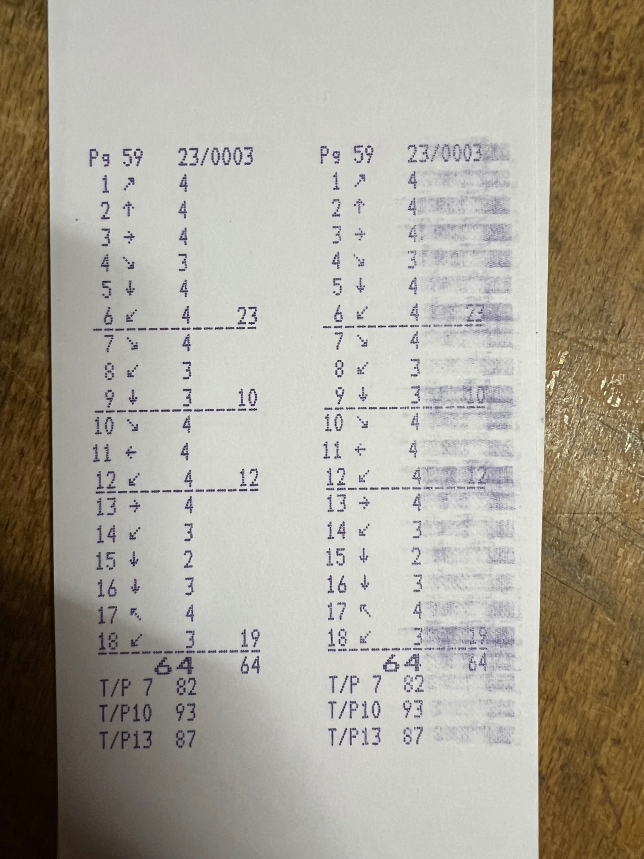
#> input picture tools/scan-samples/s03.jpg, 1932 x 2576 px, given as the content of the folder ../scan-samples/s03.jpg, which was not available (shown at 1/3 size)
$ python variants.py ../scan-samples/s03.jpg ../scan-samples/s04.jpg ../scan-samples/s04.jpg
#> lines starting #> are read from the running program, lines starting #| are printed output that depends on the picture
"""Makes preprocessed copies of the sample photos (tools/scan-samples) so the scan lab can compare
which preparation the text recognition reads best.   python3 variants.py <in_dir> <out_dir>"""
import sys, os, glob
import numpy as np
from PIL import Image, ImageFilter, ImageOps

def otsu(a):
    h, _ = np.histogram(a, bins=256, range=(0, 256)); p = h / h.sum(); w = np.cumsum(p); m = np.cumsum(p * np.arange(256))
    s = (m[-1] * w - m) ** 2 / (w * (1 - w) + 1e-9); return int(np.argmax(s))

def flat(im):
    """grey, uneven lighting removed (divide by a heavily blurred copy)"""
    g = ImageOps.grayscale(im)
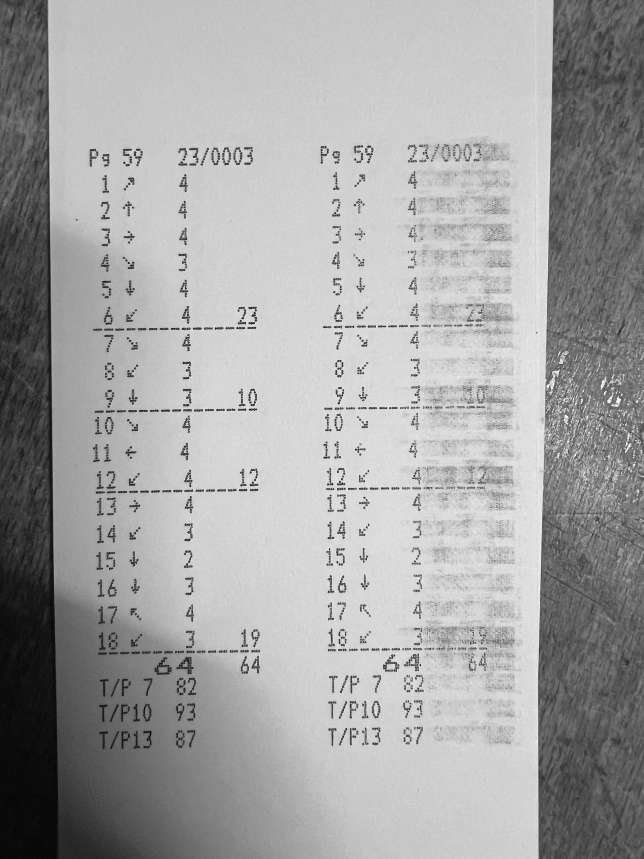
#> g: PIL image 1932x2576 L (shown at 1/3 size); min 0, max 255, mean 163.6
#> im is the input picture: PIL image 1932x2576 RGB; mean R, G, B 168.7, 163.3, 151.5
    a = np.asarray(g).astype(float); bg = np.asarray(g.filter(ImageFilter.GaussianBlur(40))).astype(float) + 1
#> after `bg = np.asarray(g.filter(ImageFilter.GaussianBlur(40))).astype(float) `:
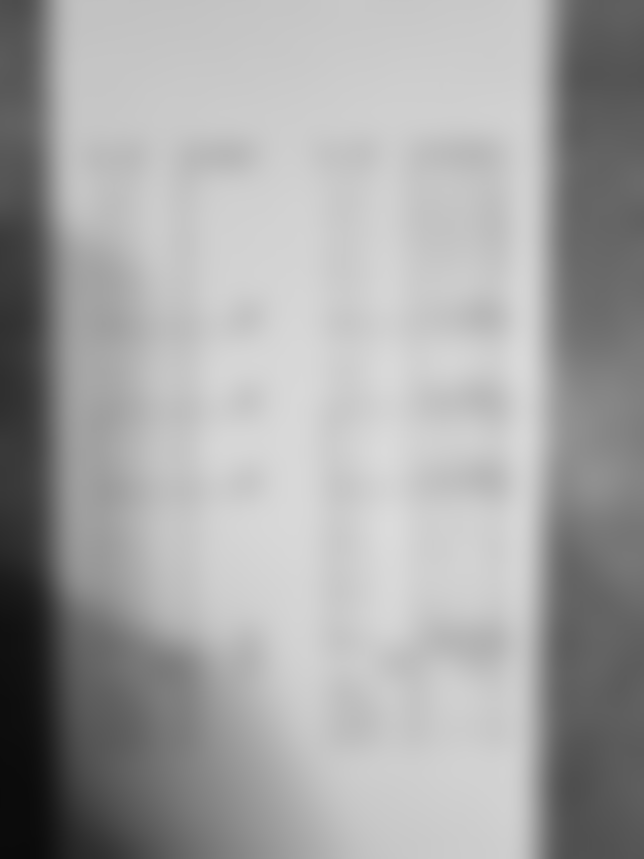
#> bg: shape (2576, 1932) float64 (shown at 1/3 size); min 10, max 219, mean 164.5
    return Image.fromarray(np.clip(a / bg * 235, 0, 255).astype("uint8"))
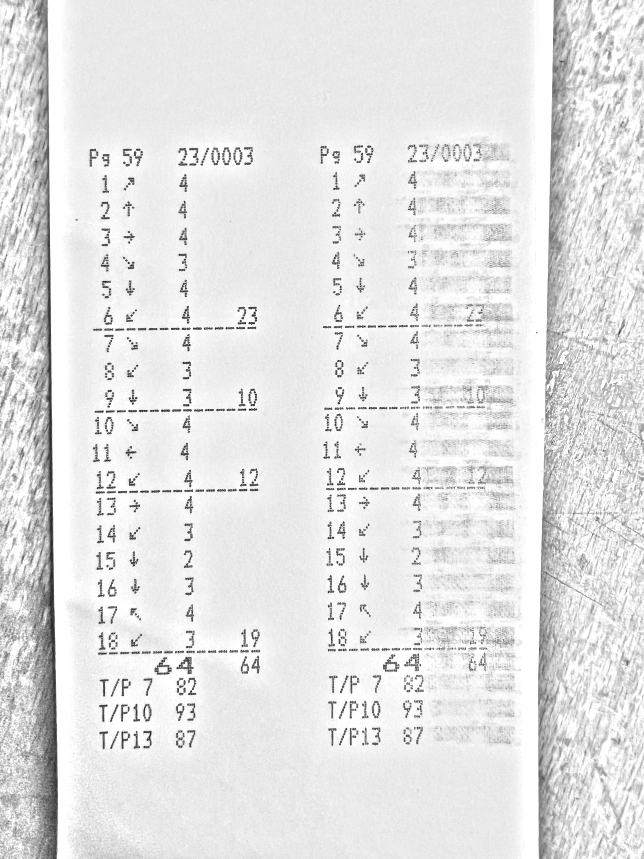
#> returned value: PIL image 1932x2576 L (shown at 1/3 size); min 0, max 255, mean 228.4

def variants(im):
    f = flat(im); out = {"v0": im}
    out["v1"] = ImageOps.autocontrast(f, cutoff=1)
    out["v2"] = ImageOps.autocontrast(f.filter(ImageFilter.MinFilter(5)), cutoff=1)
    out["v3"] = ImageOps.autocontrast(f.filter(ImageFilter.GaussianBlur(3)), cutoff=1)
    d = f.filter(ImageFilter.MinFilter(3)).filter(ImageFilter.GaussianBlur(1.5)); a = np.asarray(d)
#> after `d = f.filter(ImageFilter.MinFilter(3)).filter(ImageFilter.GaussianBlur`:
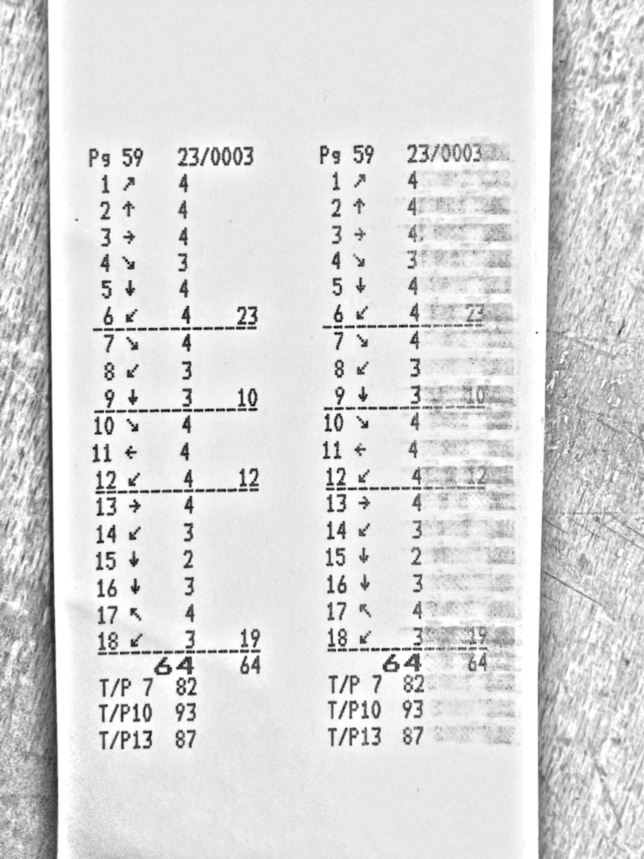
#> d: PIL image 1932x2576 L (shown at 1/3 size); min 9, max 255, mean 219.1
    out["v4"] = Image.fromarray(((a > otsu(a)) * 255).astype("uint8"))
#> in otsu, `h, _ = np.histogram(a, bins=256, range=(0, 256))`: h = 256 values, max 300167 at index 231, min 0 at index 0, mean 19440.8
#> in otsu, `p = h / h.sum()`: p = 256 values, max 0.0603 at index 231, min 0 at index 0, mean 0.00391
#> in otsu, `w = np.cumsum(p)`: w = 256 values from 0 to 1
#> in otsu, `m = np.cumsum(p * np.arange(256))`: m = 256 values from 0 to 219.1
#> in otsu, `s = (m[-1] * w - m) ** 2 / (w * (1 - w) + 1e-09)`: s = 256 values, max 1028.6 at index 184, min 0 at index 0, mean 554.8
    out["v5"] = ImageOps.autocontrast(f.resize((f.width // 2, f.height // 2), Image.LANCZOS), cutoff=1)
    out["v6"] = ImageOps.autocontrast(f.filter(ImageFilter.MinFilter(5)).filter(ImageFilter.GaussianBlur(2)), cutoff=1)
    out["v7"] = ImageOps.autocontrast(f.resize((int(f.width * .35), int(f.height * .35)), Image.LANCZOS), cutoff=1)
    return out

def row_crops(p):
    """the photo cut into its printed rows (deskewed), one image per row"""
    sys.path.insert(0, os.path.dirname(__file__))
    from rows import analyse
    im, f, k, a, mr, rs = analyse(p)
    rot = im.rotate(-a, resample=Image.BICUBIC, fillcolor=(255, 255, 255))
    out = []
    for (y0, y1) in rs:
        pad = int((y1 - y0) * 0.35)
        out.append(rot.crop((0, max(0, int((y0 - pad) / k)), rot.width, min(rot.height, int((y1 + pad) / k)))))
    return out

src, dst = sys.argv[1], sys.argv[2]
mode = sys.argv[3] if len(sys.argv) > 3 else "variants"
os.makedirs(dst, exist_ok=True)
for p in sorted(glob.glob(os.path.join(src, "*.jpg"))):
    n = os.path.splitext(os.path.basename(p))[0]
    if mode == "rows":
        Image.open(p).convert("RGB").save(os.path.join(dst, f"{n}_v0.jpg"), quality=90)
        for i, c in enumerate(row_crops(p)):
            c.save(os.path.join(dst, f"{n}_r{i:02d}.jpg"), quality=92)
    else:
        for k, v in variants(Image.open(p).convert("RGB")).items():
            v.save(os.path.join(dst, f"{n}_{k}.jpg"), quality=90)
print("written")

$ run again, on tools/scan-samples/s04.jpg
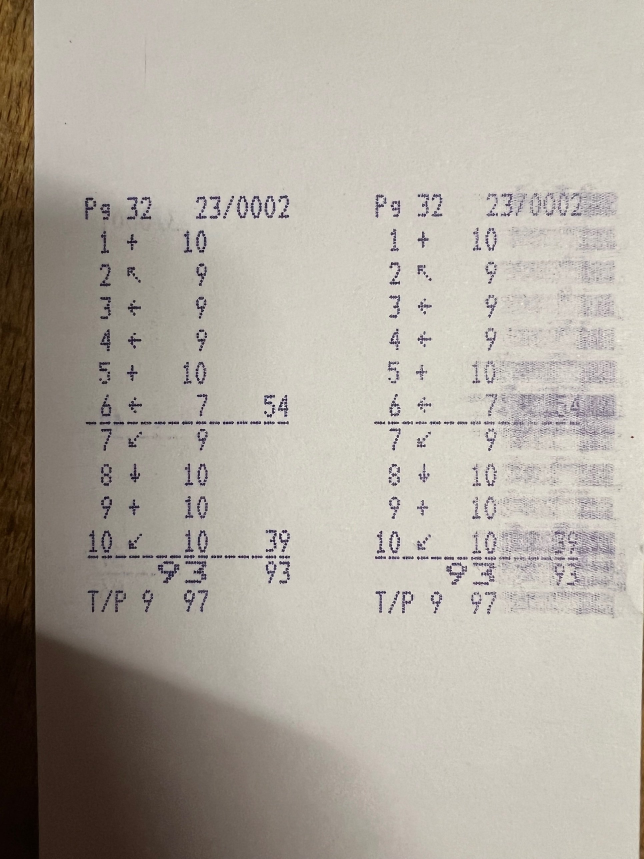
#> input picture tools/scan-samples/s04.jpg, 1932 x 2576 px, given as the content of the folder ../scan-samples/s04.jpg, which was not available (shown at 1/3 size)
#> in flat, im is the input picture: PIL image 1932x2576 RGB; mean R, G, B 175.2, 168.8, 159
#> in flat, `bg = np.asarray(g.filter(ImageFilter.GaussianBlur(40))).astype(float) `:
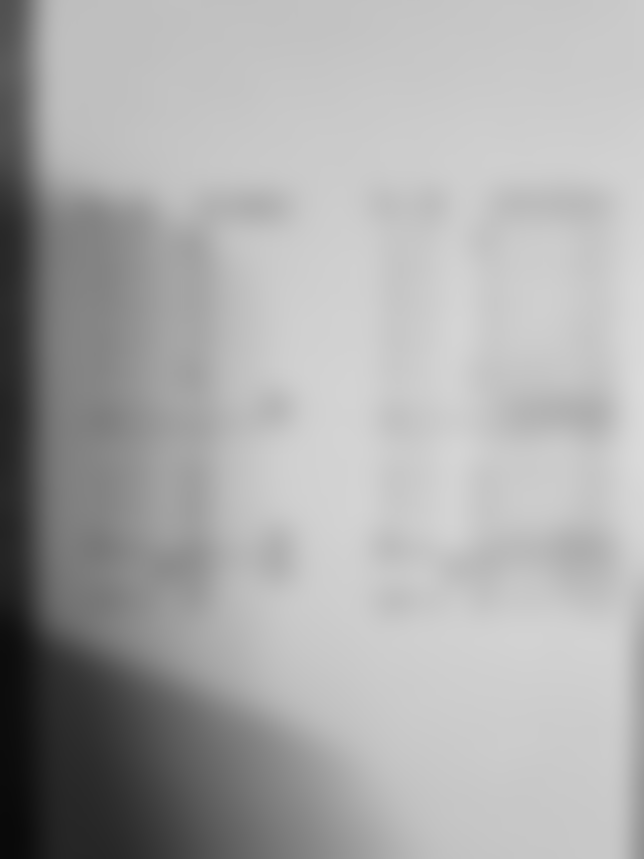
#> bg: shape (2576, 1932) float64 (shown at 1/3 size); min 9, max 218, mean 170.5
#> in variants, `d = f.filter(ImageFilter.MinFilter(3)).filter(ImageFilter.GaussianBlur`:
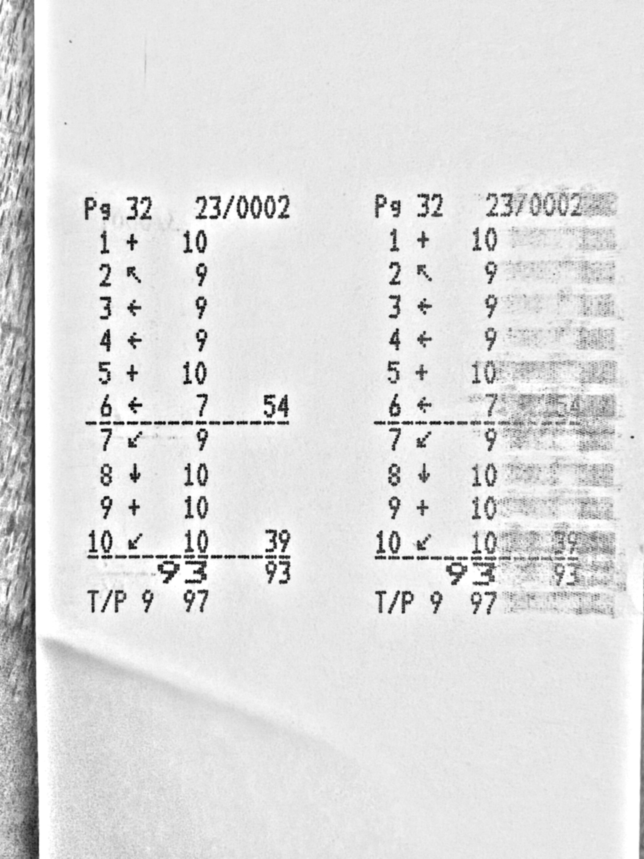
#> d: PIL image 1932x2576 L (shown at 1/3 size); min 2, max 255, mean 222.6
#> h = 256 values, max 465185 at index 231, min 0 at index 0, mean 19440.8
#> p = 256 values, max 0.0935 at index 231, min 0 at index 0, mean 0.00391
#> w = 256 values from 0 to 1
#> m = 256 values from 0 to 222.6
#> s = 256 values, max 924.3 at index 172, min 0 at index 0, mean 530.6

$ run again, on tools/scan-samples/s05.jpg
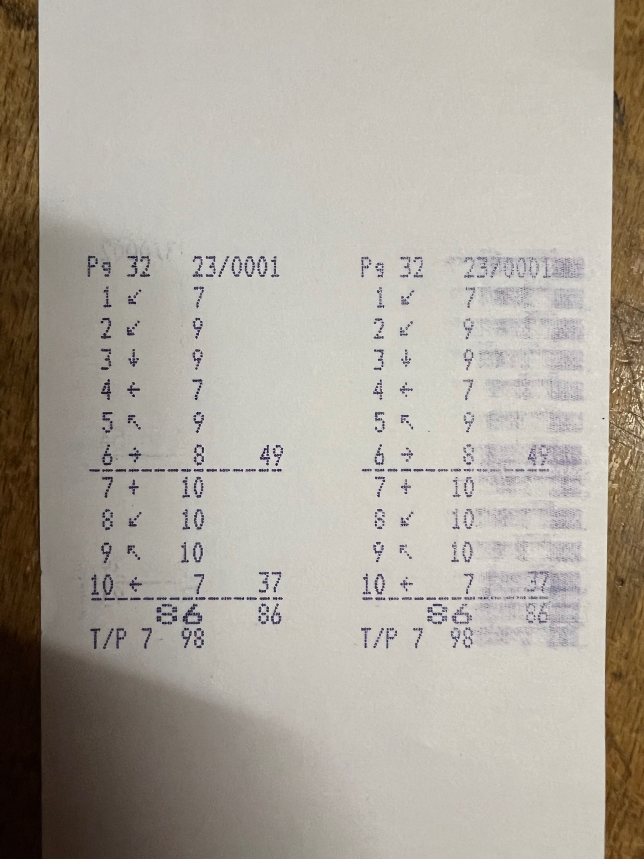
#> input picture tools/scan-samples/s05.jpg, 1932 x 2576 px, given as the content of the folder ../scan-samples/s05.jpg, which was not available (shown at 1/3 size)
#> in flat, im is the input picture: PIL image 1932x2576 RGB; mean R, G, B 173.1, 166.8, 156.9
#> in flat, `bg = np.asarray(g.filter(ImageFilter.GaussianBlur(40))).astype(float) `:
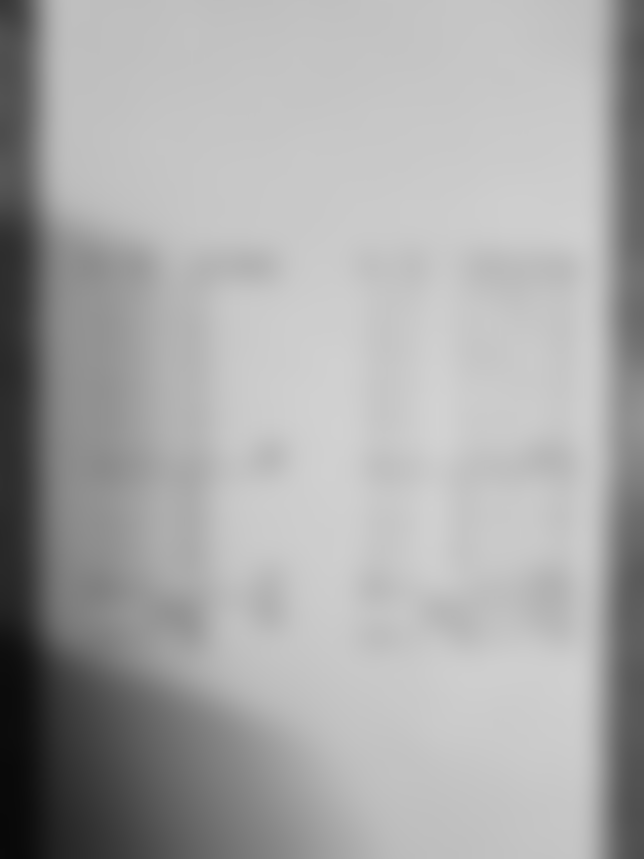
#> bg: shape (2576, 1932) float64 (shown at 1/3 size); min 8, max 210, mean 168.5
#> in variants, `d = f.filter(ImageFilter.MinFilter(3)).filter(ImageFilter.GaussianBlur`:
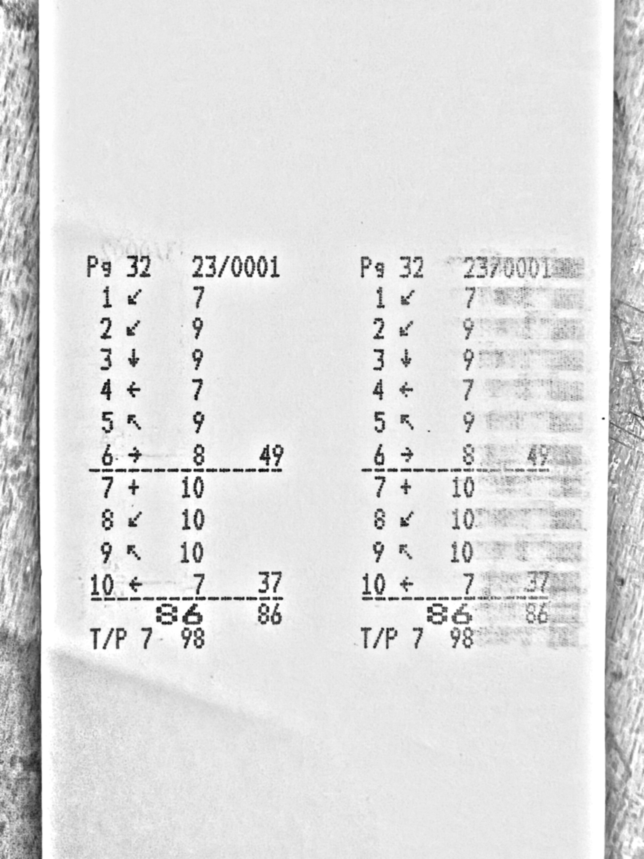
#> d: PIL image 1932x2576 L (shown at 1/3 size); min 6, max 255, mean 222.1
#> h = 256 values, max 487194 at index 231, min 0 at index 0, mean 19440.8
#> p = 256 values, max 0.0979 at index 231, min 0 at index 0, mean 0.00391
#> w = 256 values from 0 to 1
#> m = 256 values from 0 to 222.1
#> s = 256 values, max 869.6 at index 181, min 0 at index 0, mean 458.2
